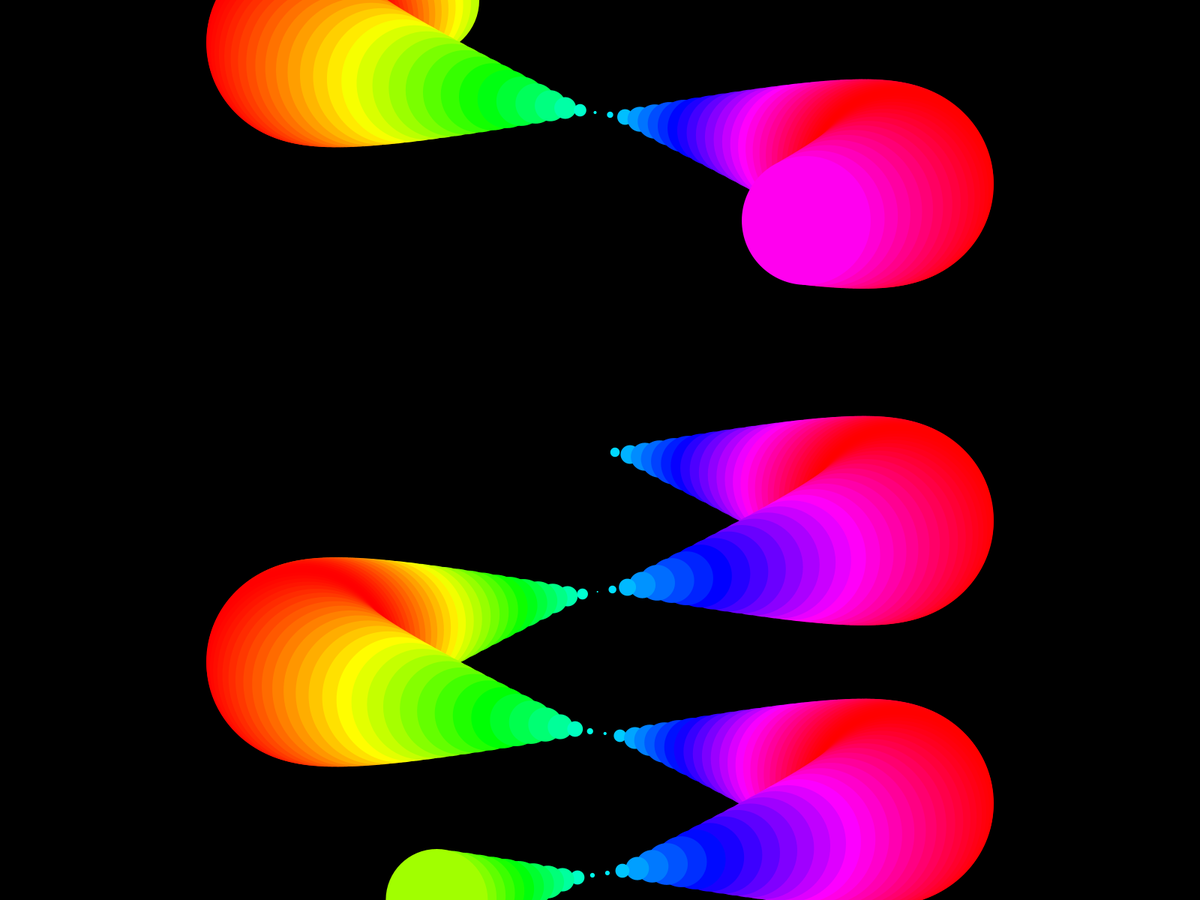
Frame 1 (no input)
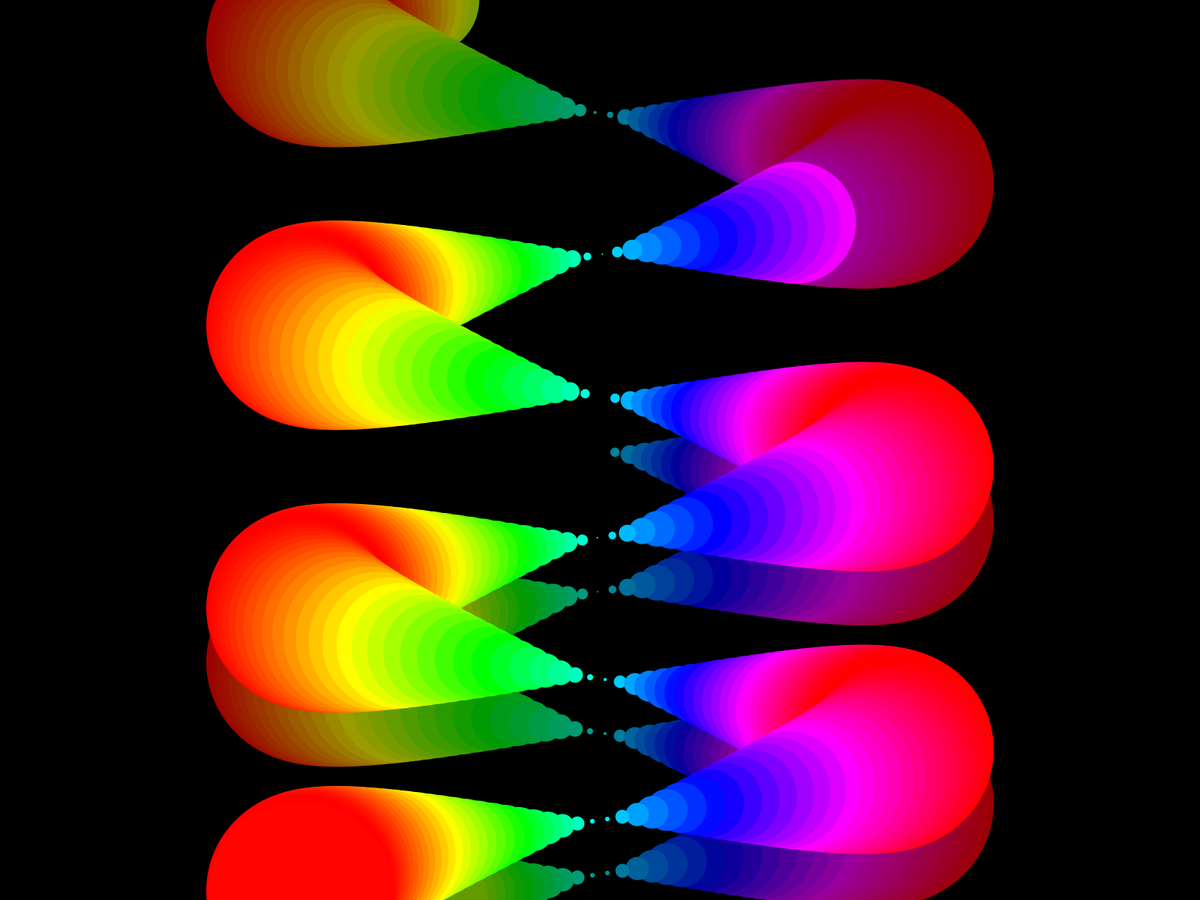
Frame 2 (the mouse pressed at the canvas centre, redrawn once)

The Processing sketch that drew these frames (run headless with seeded random() and noise(); the mouse was pressed at the canvas centre and the sketch redrawn once):

// Processing sketch: circleGrow
// ── circleGrow.pde
float sinInc = 0;
float mag = 250;
float incSpeed = .05;
float x, y = 0;
color nigga = color(200, 0, 255);
color bg = color(0, 0, 0, 100);

void setup(){
fullScreen();
frameRate(30);
colorMode(HSB);

background(0);

noStroke();


}


void draw(){
  fill(bg);
  
  rect(0, 0, width, height);
  
  translate(width / 2, height / 2);
  //background(0);
  
  
  
  for(int i = 0; i < 300; i++){
    fill(nigga);
  
  x = map(sin(sinInc), -1, 1, -400, 400);
  
  circle(x, y, sin(sinInc) * mag);
  
  sinInc += incSpeed;
  
  y += 3;
  
  if(y > height / 2){
   y =  - height / 2;
  }
  
  nigga = color(map(sin(sinInc), -1, 1, 0, 255), 255, 255);
  }
  
  noLoop();
}
